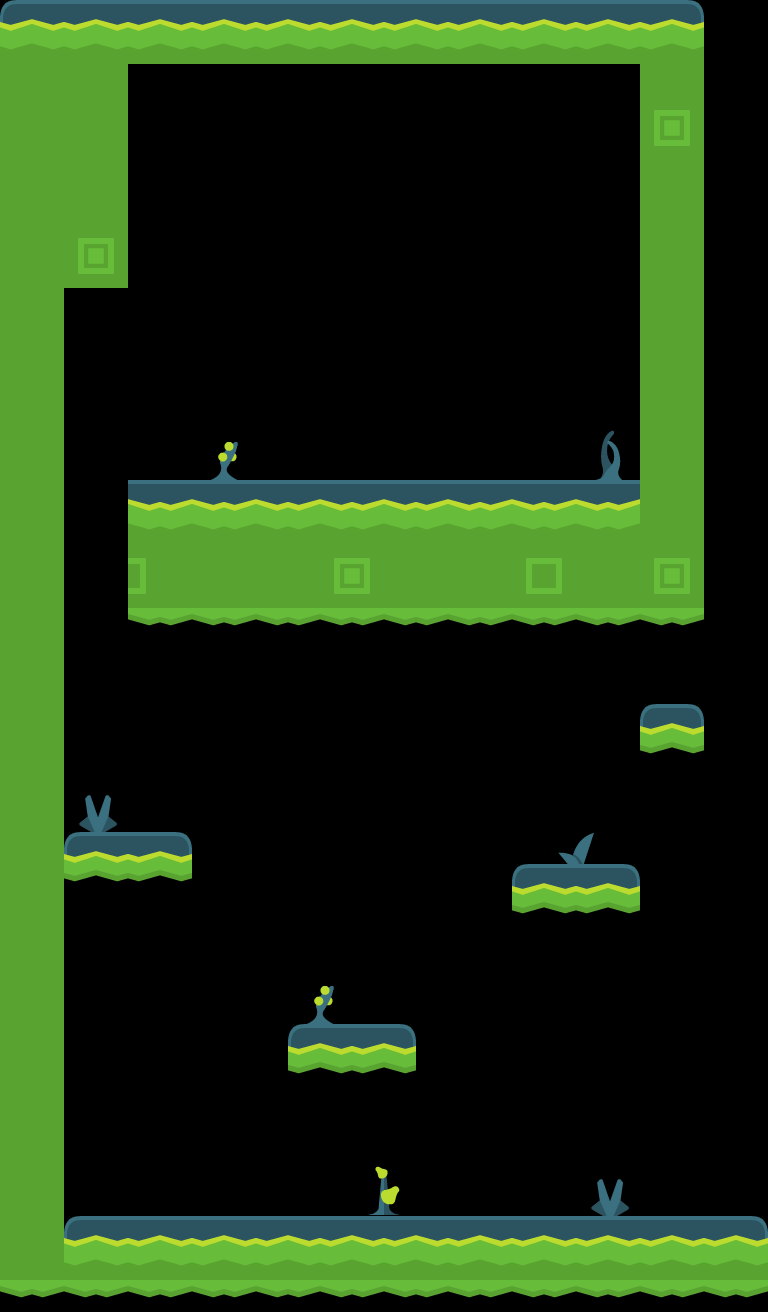

A level layout from a 2D game, rendered from its tile map. Below: a short description, then the map file with tile-grid data replaced by summaries:
An orthogonal 24x41 tile map with 32x32 px tiles, 1 tile layer (Escenario), 3 hidden layers not drawn and 27 objects (16x platform, 4x player, 4x esquina, 3x arma).

<map version="1.0" orientation="orthogonal" renderorder="right-down" width="24" height="41" tilewidth="32" tileheight="32" nextobjectid="43">
 <properties>
  <property name="fondo" value="./resources/fondos/fondoJungle.png" />
 </properties>
 <tileset firstgid="1" source="../../../../Escritorio/KOTJ.tsx" />
 <layer name="Escenario" width="24" height="41">
  <data>[984 cells, 374 non-empty, 57 distinct tile ids]</data>
 </layer>
 <layer name="IA misma" width="24" height="41" visible="0">
  <data>[984 cells, 16 non-empty, 1 distinct tile ids]</data>
 </layer>
 <layer name="IA subir" width="24" height="41" visible="0">
  <data>[984 cells, 16 non-empty, 1 distinct tile ids]</data>
 </layer>
 <layer name="IA bajar" width="24" height="41" visible="0">
  <data>[984 cells, 16 non-empty, 1 distinct tile ids]</data>
 </layer>
 <objectgroup name="Plataformas">
  <object id="3" name="platform" x="128" y="480" width="512" height="127.833">
   <properties>
    <property name="roz" value="2" />
   </properties>
  </object>
  <object id="4" name="platform" x="64" y="0" width="64" height="286.667">
   <properties>
    <property name="roz" value="0" />
   </properties>
  </object>
  <object id="6" name="platform" x="640" y="0" width="64" height="608">
   <properties>
    <property name="roz" value="0" />
   </properties>
  </object>
  <object id="7" name="platform" x="128" y="0" width="512" height="64">
   <properties>
    <property name="roz" value="0" />
   </properties>
  </object>
  <object id="13" name="platform" x="256" y="288" width="64" height="32">
   <properties>
    <property name="roz" value="2" />
   </properties>
  </object>
  <object id="14" name="platform" x="320" y="352" width="64" height="32">
   <properties>
    <property name="roz" value="2" />
   </properties>
  </object>
  <object id="17" name="platform" x="384" y="409" width="64" height="71">
   <properties>
    <property name="roz" value="2" />
   </properties>
  </object>
  <object id="18" name="platform" x="448" y="440.667" width="64" height="39.3333">
   <properties>
    <property name="roz" value="2" />
   </properties>
  </object>
  <object id="23" name="platform" x="256" y="320" width="64" height="160">
   <properties>
    <property name="roz" value="0" />
   </properties>
  </object>
  <object id="24" name="platform" x="320" y="384" width="64" height="96">
   <properties>
    <property name="roz" value="0" />
   </properties>
  </object>
  <object id="25" name="platform" x="0" y="0" width="64" height="1279.82">
   <properties>
    <property name="roz" value="0" />
   </properties>
  </object>
  <object id="26" name="platform" x="64" y="1216" width="704.667" height="62.9997">
   <properties>
    <property name="roz" value="2" />
   </properties>
  </object>
  <object id="27" name="platform" x="64" y="832" width="126.667" height="32">
   <properties>
    <property name="roz" value="2" />
   </properties>
  </object>
  <object id="28" name="platform" x="512" y="864" width="126.667" height="32">
   <properties>
    <property name="roz" value="2" />
   </properties>
  </object>
  <object id="29" name="platform" x="640" y="704" width="64" height="32">
   <properties>
    <property name="roz" value="2" />
   </properties>
  </object>
  <object id="30" name="platform" x="288" y="1024" width="126.667" height="32">
   <properties>
    <property name="roz" value="2" />
   </properties>
  </object>
 </objectgroup>
 <objectgroup name="Spawns">
  <object id="8" name="player" x="272" y="256" width="32" height="32" />
  <object id="10" name="player" x="336" y="320" width="32" height="32" />
  <object id="11" name="player" x="396.333" y="376" width="32" height="32" />
  <object id="12" name="player" x="466.334" y="408.334" width="32" height="32" />
  <object id="31" name="arma" x="672" y="672" width="32" height="32" />
  <object id="32" name="arma" x="672" y="1184" width="32" height="32" />
  <object id="34" name="arma" x="96" y="1184" width="32" height="32" />
  <object id="39" name="esquina" x="736" y="0" width="32" height="32" />
  <object id="40" name="esquina" x="736" y="1280" width="32" height="32" />
  <object id="41" name="esquina" x="0" y="1280" width="32" height="32" />
  <object id="42" name="esquina" x="0" y="0" width="32" height="32" />
 </objectgroup>
</map>
